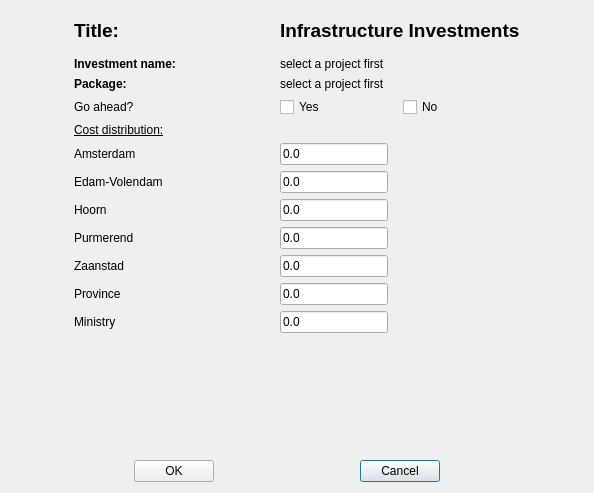
<?xml version="1.0" encoding="UTF-8"?>
<ui version="4.0">
 <class>InfrastructureInputBase</class>
 <widget class="QDialog" name="InfrastructureInputBase">
  <property name="geometry">
   <rect>
    <x>0</x>
    <y>0</y>
    <width>594</width>
    <height>493</height>
   </rect>
  </property>
  <property name="windowTitle">
   <string>Indicators</string>
  </property>
  <layout class="QGridLayout" name="gridLayout_2">
   <item row="1" column="0">
    <layout class="QGridLayout" name="gridLayout">
     <item row="11" column="0">
      <widget class="QLabel" name="label_2">
       <property name="sizePolicy">
        <sizepolicy hsizetype="Fixed" vsizetype="Preferred">
         <horstretch>0</horstretch>
         <verstretch>0</verstretch>
        </sizepolicy>
       </property>
       <property name="text">
        <string>Ministry</string>
       </property>
      </widget>
     </item>
     <item row="10" column="0">
      <widget class="QLabel" name="label_13">
       <property name="text">
        <string>Province</string>
       </property>
      </widget>
     </item>
     <item row="6" column="1">
      <widget class="QLineEdit" name="inputEdam">
       <property name="sizePolicy">
        <sizepolicy hsizetype="Fixed" vsizetype="Fixed">
         <horstretch>0</horstretch>
         <verstretch>0</verstretch>
        </sizepolicy>
       </property>
       <property name="text">
        <string>0.0</string>
       </property>
      </widget>
     </item>
     <item row="10" column="1">
      <widget class="QLineEdit" name="inputProvince">
       <property name="sizePolicy">
        <sizepolicy hsizetype="Fixed" vsizetype="Fixed">
         <horstretch>0</horstretch>
         <verstretch>0</verstretch>
        </sizepolicy>
       </property>
       <property name="text">
        <string>0.0</string>
       </property>
      </widget>
     </item>
     <item row="3" column="0">
      <widget class="QLabel" name="label_6">
       <property name="text">
        <string>Go ahead?</string>
       </property>
      </widget>
     </item>
     <item row="9" column="1">
      <widget class="QLineEdit" name="inputZaanstad">
       <property name="sizePolicy">
        <sizepolicy hsizetype="Fixed" vsizetype="Fixed">
         <horstretch>0</horstretch>
         <verstretch>0</verstretch>
        </sizepolicy>
       </property>
       <property name="text">
        <string>0.0</string>
       </property>
      </widget>
     </item>
     <item row="8" column="1">
      <widget class="QLineEdit" name="inputPurmerend">
       <property name="sizePolicy">
        <sizepolicy hsizetype="Fixed" vsizetype="Fixed">
         <horstretch>0</horstretch>
         <verstretch>0</verstretch>
        </sizepolicy>
       </property>
       <property name="text">
        <string>0.0</string>
       </property>
      </widget>
     </item>
     <item row="7" column="1">
      <widget class="QLineEdit" name="inputHoorn">
       <property name="sizePolicy">
        <sizepolicy hsizetype="Fixed" vsizetype="Fixed">
         <horstretch>0</horstretch>
         <verstretch>0</verstretch>
        </sizepolicy>
       </property>
       <property name="text">
        <string>0.0</string>
       </property>
      </widget>
     </item>
     <item row="13" column="1" alignment="Qt::AlignHCenter|Qt::AlignVCenter">
      <widget class="QPushButton" name="closeInfrastructure">
       <property name="sizePolicy">
        <sizepolicy hsizetype="Fixed" vsizetype="Fixed">
         <horstretch>0</horstretch>
         <verstretch>0</verstretch>
        </sizepolicy>
       </property>
       <property name="text">
        <string>Cancel</string>
       </property>
      </widget>
     </item>
     <item row="2" column="0">
      <widget class="QLabel" name="label_7">
       <property name="text">
        <string>&lt;html&gt;&lt;head/&gt;&lt;body&gt;&lt;p&gt;&lt;span style=&quot; font-weight:600;&quot;&gt;Package:&lt;/span&gt;&lt;/p&gt;&lt;/body&gt;&lt;/html&gt;</string>
       </property>
      </widget>
     </item>
     <item row="5" column="1">
      <widget class="QLineEdit" name="inputAmsterdam">
       <property name="sizePolicy">
        <sizepolicy hsizetype="Fixed" vsizetype="Fixed">
         <horstretch>0</horstretch>
         <verstretch>0</verstretch>
        </sizepolicy>
       </property>
       <property name="text">
        <string>0.0</string>
       </property>
      </widget>
     </item>
     <item row="5" column="0">
      <widget class="QLabel" name="label_8">
       <property name="text">
        <string>Amsterdam</string>
       </property>
      </widget>
     </item>
     <item row="0" column="1">
      <widget class="QLabel" name="label_4">
       <property name="text">
        <string>&lt;html&gt;&lt;head/&gt;&lt;body&gt;&lt;p&gt;&lt;span style=&quot; font-size:14pt; font-weight:600;&quot;&gt;Infrastructure Investments&lt;/span&gt;&lt;/p&gt;&lt;/body&gt;&lt;/html&gt;</string>
       </property>
      </widget>
     </item>
     <item row="8" column="0">
      <widget class="QLabel" name="label_11">
       <property name="text">
        <string>Purmerend</string>
       </property>
      </widget>
     </item>
     <item row="9" column="0">
      <widget class="QLabel" name="label_12">
       <property name="text">
        <string>Zaanstad</string>
       </property>
      </widget>
     </item>
     <item row="1" column="1">
      <widget class="QLabel" name="investmentLabel">
       <property name="sizePolicy">
        <sizepolicy hsizetype="Fixed" vsizetype="Fixed">
         <horstretch>0</horstretch>
         <verstretch>0</verstretch>
        </sizepolicy>
       </property>
       <property name="text">
        <string>select a project first</string>
       </property>
      </widget>
     </item>
     <item row="1" column="0">
      <widget class="QLabel" name="label_5">
       <property name="sizePolicy">
        <sizepolicy hsizetype="Fixed" vsizetype="Preferred">
         <horstretch>0</horstretch>
         <verstretch>0</verstretch>
        </sizepolicy>
       </property>
       <property name="minimumSize">
        <size>
         <width>200</width>
         <height>0</height>
        </size>
       </property>
       <property name="text">
        <string>&lt;html&gt;&lt;head/&gt;&lt;body&gt;&lt;p&gt;&lt;span style=&quot; font-weight:600;&quot;&gt;Investment name:&lt;/span&gt;&lt;/p&gt;&lt;/body&gt;&lt;/html&gt;</string>
       </property>
      </widget>
     </item>
     <item row="7" column="0">
      <widget class="QLabel" name="label_10">
       <property name="text">
        <string>Hoorn</string>
       </property>
      </widget>
     </item>
     <item row="2" column="1">
      <widget class="QLabel" name="packageLabel2">
       <property name="sizePolicy">
        <sizepolicy hsizetype="Fixed" vsizetype="Fixed">
         <horstretch>0</horstretch>
         <verstretch>0</verstretch>
        </sizepolicy>
       </property>
       <property name="text">
        <string>select a project first</string>
       </property>
      </widget>
     </item>
     <item row="6" column="0">
      <widget class="QLabel" name="label_9">
       <property name="text">
        <string>Edam-Volendam</string>
       </property>
      </widget>
     </item>
     <item row="4" column="0">
      <widget class="QLabel" name="label">
       <property name="sizePolicy">
        <sizepolicy hsizetype="Fixed" vsizetype="Preferred">
         <horstretch>0</horstretch>
         <verstretch>0</verstretch>
        </sizepolicy>
       </property>
       <property name="text">
        <string>&lt;html&gt;&lt;head/&gt;&lt;body&gt;&lt;p&gt;&lt;span style=&quot; text-decoration: underline;&quot;&gt;Cost distribution:&lt;/span&gt;&lt;/p&gt;&lt;/body&gt;&lt;/html&gt;</string>
       </property>
      </widget>
     </item>
     <item row="11" column="1">
      <widget class="QLineEdit" name="inputMinistry">
       <property name="sizePolicy">
        <sizepolicy hsizetype="Fixed" vsizetype="Fixed">
         <horstretch>0</horstretch>
         <verstretch>0</verstretch>
        </sizepolicy>
       </property>
       <property name="text">
        <string>0.0</string>
       </property>
      </widget>
     </item>
     <item row="13" column="0" alignment="Qt::AlignHCenter|Qt::AlignVCenter">
      <widget class="QPushButton" name="okInfrastructure">
       <property name="sizePolicy">
        <sizepolicy hsizetype="Fixed" vsizetype="Fixed">
         <horstretch>0</horstretch>
         <verstretch>0</verstretch>
        </sizepolicy>
       </property>
       <property name="text">
        <string>OK</string>
       </property>
      </widget>
     </item>
     <item row="0" column="0">
      <widget class="QLabel" name="label_3">
       <property name="sizePolicy">
        <sizepolicy hsizetype="Preferred" vsizetype="Fixed">
         <horstretch>0</horstretch>
         <verstretch>0</verstretch>
        </sizepolicy>
       </property>
       <property name="minimumSize">
        <size>
         <width>0</width>
         <height>40</height>
        </size>
       </property>
       <property name="text">
        <string>&lt;html&gt;&lt;head/&gt;&lt;body&gt;&lt;p&gt;&lt;span style=&quot; font-size:14pt; font-weight:600;&quot;&gt;Title:&lt;/span&gt;&lt;/p&gt;&lt;/body&gt;&lt;/html&gt;</string>
       </property>
      </widget>
     </item>
     <item row="3" column="1">
      <layout class="QHBoxLayout" name="horizontalLayout">
       <item>
        <widget class="QCheckBox" name="inputYes">
         <property name="text">
          <string>Yes</string>
         </property>
         <property name="checked">
          <bool>false</bool>
         </property>
        </widget>
       </item>
       <item>
        <widget class="QCheckBox" name="inputNo">
         <property name="text">
          <string>No</string>
         </property>
        </widget>
       </item>
      </layout>
     </item>
     <item row="12" column="0">
      <spacer name="verticalSpacer">
       <property name="orientation">
        <enum>Qt::Vertical</enum>
       </property>
       <property name="sizeHint" stdset="0">
        <size>
         <width>20</width>
         <height>40</height>
        </size>
       </property>
      </spacer>
     </item>
     <item row="12" column="1">
      <spacer name="verticalSpacer_2">
       <property name="orientation">
        <enum>Qt::Vertical</enum>
       </property>
       <property name="sizeHint" stdset="0">
        <size>
         <width>20</width>
         <height>40</height>
        </size>
       </property>
      </spacer>
     </item>
    </layout>
   </item>
  </layout>
 </widget>
 <resources/>
 <connections/>
</ui>
